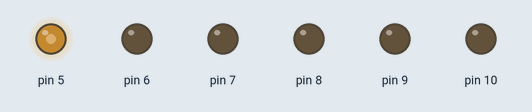
This sketch was run on a simulated Arduino Uno, built with avr-gcc and run on an emulated ATmega328P. Parts: output pins drawn as LEDs (lit = HIGH).

Above: at 0.1 s.
At 3.1 s:
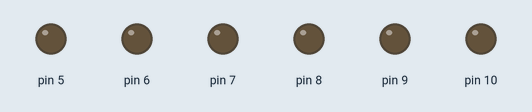
At 5.1 s:
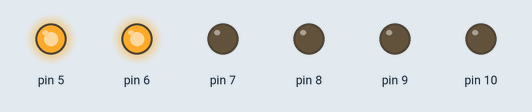
At 7.1 s:
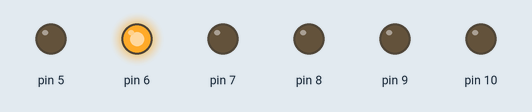
Timing chart, 0 to 8.6 s (numbered marks = the images above):
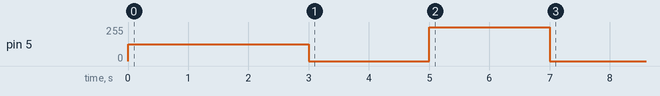

The sketch:

4.1-L298n-3.ino
```cpp
void setup() {
  // put your setup code here, to run once:
  pinMode(5, OUTPUT);
  pinMode(6, OUTPUT);
  pinMode(7, OUTPUT);
  pinMode(8, OUTPUT);
  pinMode(9, OUTPUT);
  pinMode(10, OUTPUT);

  analogWrite(5, 125);
  delay(3000);
  analogWrite(5, 0);
  delay(2000);
  digitalWrite(7, LOW);
  digitalWrite(6, HIGH);
  analogWrite(5, 1023);
  delay(2000);
  analogWrite(5, 0);
}

void loop() {
  // put your main code here, to run repeatedly:

}
```
